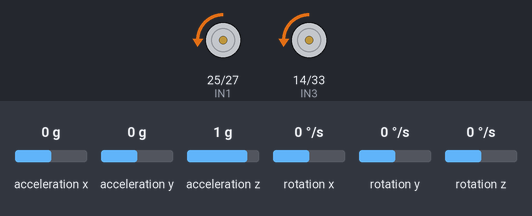
Bench run of a sketch on a simulated ESP32. Shown: motor-driver pin pairs drawn as motors (green arrow = first pin HIGH = forward, orange = second pin HIGH = backward, longer = more drive, scaled by the enable pin). Wiring (inferred from the names in the program): MPU-9250 motion sensor at I2C address 0x68. The inputs (shaded band) are chosen by the test bench; at power-on: acceleration x 0 g, rotation y 0 °/s, acceleration y 0 g, acceleration z 1 g, rotation x 0 °/s, rotation z 0 °/s. What the sketch prints to the serial monitor is not drawn.

Above: at 1.8 s.
1.9 s: acceleration x set to -1.4 g
At 2.09 s:
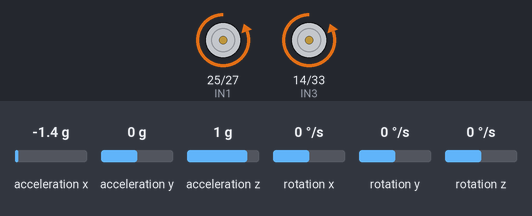
At 2.6 s:
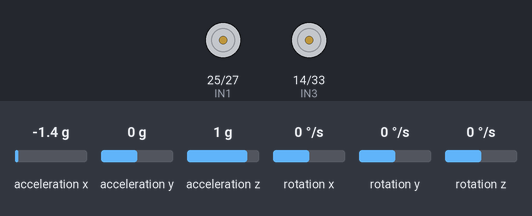
3.6 s: acceleration x set to 0 g
6.6 s: rotation y set to -192 °/s
9.6 s: rotation y set to -100 °/s
12.6 s: acceleration x set to 0.8 g
At 14.0 s:
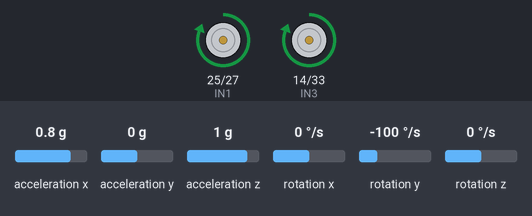
14.3 s: acceleration x set to 1.4 g
At 15.8 s:
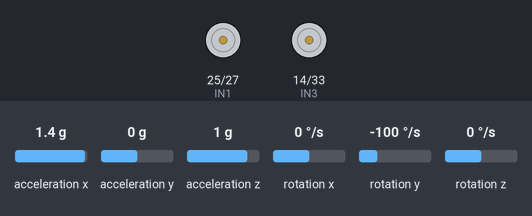
Timing chart, 0 to 16.9 s (numbered marks = the images above; inputs shaded):
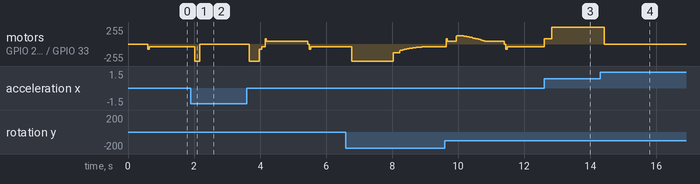

Measured:
- after the input at 1.9 s, motor on GPIO 25 (IN1) / GPIO 27 (IN2), motor on GPIO 14 (IN3) / GPIO 33 (IN4): backward 40/255 → backward 255/255 after 0.12 s, → stopped 0.16 s later
- after the input at 12.6 s, motor on GPIO 25 (IN1) / GPIO 27 (IN2), motor on GPIO 14 (IN3) / GPIO 33 (IN4): backward 40/255 → forward 80/255 at once, → forward 255/255 0.23 s later
- after the input at 14.3 s, motor on GPIO 25 (IN1) / GPIO 27 (IN2), motor on GPIO 14 (IN3) / GPIO 33 (IN4): forward 255/255 → stopped after 0.12 s

The sketch:

PID_test_Kalman.ino
```cpp
#include <Wire.h>
#include <Kalman.h>

// ==========================================
// 1. HARDWARE PINS DEFINIEREN
// ==========================================
// IMU Pins
const int MPU_ADDR = 0x68;
const int SDA_PIN  = 23;
const int SCL_PIN  = 18;

// L298N Pins
const int ENA = 26;
const int IN1 = 25;
const int IN2 = 27;

const int IN3 = 14;
const int IN4 = 33;
const int ENB = 32;

// Motor-Trimm-Faktoren für den perfekten Geradeauslauf
const float TRIM_LEFT  = 1.00f;
const float TRIM_RIGHT = 1.00f;

// ==========================================
// 2. STEUERUNGSPARAMETER & FREQUENZPROFILE
// ==========================================

// --- PROFIL 1: Niedrige Frequenz (Hohes Drehmoment) ---
const int PWM_FREQ       = 255;
const int PWM_RESOLUTION = 8;       // 0-255
const int MIN_START_PWM  = 80;      // minimaler PWM-Wert zum Überwinden der Trägheit / Haftreibung des Getriebes
const int MIN_HOLD_PWM   = 40;
const int MAX_PWM        = 255;

/*
// --- PROFIL 2: Hohe Frequenz (Kein Fiepen, evtl. mehr Start-PWM nötig) ---
const int PWM_FREQ       = 1000;
const int PWM_RESOLUTION = 8;       // 0-255
int MIN_START_PWM        = 100;     // Bei 1000Hz muss der Wert evtl. erhöht werden
const int MIN_HOLD_PWM   = 40;      // Bei 1000Hz muss der Wert evtl. erhöht werden
const int MAX_PWM        = 255;
*/

// ==========================================
// 3. KICKSTART & RICHTUNGSWECHSEL LOGIK
// ==========================================
// ermöglicht es auch geringere PWM-Werte zu verwenden (Haftreibung > Gleitreibung)
const int KICKSTART_CYCLES = 10;    // 10 Zyklen (ca. 20ms bei delay(2))

int kickCounterLeft = 0;
int kickCounterRight = 0;

int lastSignLeft = 0;
int lastSignRight = 0;

// ==========================================
// 4. SCHWERPUNKT-OFFSET & PID-TUNING
// ==========================================
// Der Winkel, bei dem der Roboter mechanisch im Schwerpunkt steht
const float ANGLE_OFFSET = 2.5f;

// Startwerte für das Tuning auf dem Boden (mit delay(2))
float Kp = 10.0;
float Ki = 0.0;
float Kd = 0.0;

float errorSum = 0;
float lastError = 0;

int actualPwmLeft = 0;
int actualPwmRight = 0;

// ==========================================
// VARIABLEN FÜR KALMAN & IMU
// ==========================================
Kalman kalmanPitch;

int16_t accX, accY, accZ;
int16_t gyroX, gyroY, gyroZ;

double kalmanPitchDeg;
double accPitchDeg;
unsigned long lastMicros;

// ==========================================
// MOTOR-FUNKTIONEN MIT RICHTUNGSWECHSEL-KICKSTART
// ==========================================
void setMotor(int ena, int in1, int in2, int command, int &kickCounter, int &lastSign, int &actualPwmStore) {
  command = constrain(command, -255, 255);
  int pwm = abs(command);

  // Aktuelles Vorzeichen bestimmen: +1 (vorwärts), -1 (rückwärts), 0 (stopp)
  int currentSign = (command > 0) ? 1 : ((command < 0) ? -1 : 0);

  // Wenn der Motor laut Regler komplett stehen soll
  if (pwm == 0) {
    digitalWrite(in1, LOW);
    digitalWrite(in2, LOW);
    ledcWrite(ena, 0);
    kickCounter = 0;
    lastSign = 0;
    actualPwmStore = 0;
    return;
  }

  // --- KICKSTART BEI VORZEICHENWECHSEL / RICHTUNGSWECHSEL ---
  // Wenn sich das Vorzeichen zur vorherigen Schleife geändert hat (und wir nicht aus dem Stopp kamen)
  if (currentSign != lastSign && lastSign != 0) {
    kickCounter = 0; // Erzwinge einen brandneuen Kickstart in die entgegengesetzte Richtung!
  }
  lastSign = currentSign; // Vorzeichen für den nächsten Durchlauf merken
  // -----------------------------------------------------------

  // Deine Kickstart-Regelung
  if (pwm < MIN_START_PWM) {
    if (kickCounter < KICKSTART_CYCLES) {
      // Stufe 1: Der Kickstart-Tritt (80 PWM)
      pwm = MIN_START_PWM;
      kickCounter++;
    } else {
      // Stufe 2: Kickstart vorbei! Aber wir halten den Motor bei mindestens 40 PWM auf Zug
      if (pwm < MIN_HOLD_PWM) {
        pwm = MIN_HOLD_PWM;
      }
    }
  } else {
    // Stufe 3: Der PID-Wert ist ohnehin größer als 80. Normalfahrt
    kickCounter = 0;
  }

  pwm = constrain(pwm, 0, MAX_PWM);

  actualPwmStore = pwm;

  // Drehrichtung an die Hardware-Pins ausgeben
  if (command > 0) {
    digitalWrite(in1, HIGH);
    digitalWrite(in2, LOW);
  } else if (command < 0) {
    digitalWrite(in1, LOW);
    digitalWrite(in2, HIGH);
  }

  ledcWrite(ena, pwm);
}

void setMotors(int command) {
  int commandLeft  = (int)(command * TRIM_LEFT);
  int commandRight = (int)(command * TRIM_RIGHT);

  // Beide Motoren separat mit ihren eigenen Zählern und Vorzeichen-Speichern füttern
  setMotor(ENA, IN1, IN2, commandLeft, kickCounterLeft, lastSignLeft, actualPwmLeft);
  setMotor(ENB, IN3, IN4, commandRight, kickCounterRight, lastSignRight, actualPwmRight);
}

void stopMotors() {
  setMotors(0);
}


// ==========================================
// HILFSFUNKTION: IMU DATA READ
// ==========================================
void readMPUData() {
  Wire.beginTransmission(MPU_ADDR);
  Wire.write(0x3B);
  Wire.endTransmission(false);
  Wire.requestFrom(MPU_ADDR, 14, true);

  accX  = Wire.read() << 8 | Wire.read();
  accY  = Wire.read() << 8 | Wire.read();
  accZ  = Wire.read() << 8 | Wire.read();
  Wire.read() << 8 | Wire.read(); // Temp überspringen
  gyroX = Wire.read() << 8 | Wire.read();
  gyroY = Wire.read() << 8 | Wire.read();
  gyroZ = Wire.read() << 8 | Wire.read();
}

// ==========================================
// SETUP
// ==========================================
void setup() {
  Serial.begin(115200);
  delay(500);

  Wire.begin(SDA_PIN, SCL_PIN);

  // MPU6500 aufwecken
  Wire.beginTransmission(MPU_ADDR);
  Wire.write(0x6B);
  Wire.write(0);
  Wire.endTransmission(true);
  delay(50);

  // Gyroskop-Messbereich auf +-250 Grad/Sekunde setzen
  Wire.beginTransmission(MPU_ADDR);
  Wire.write(0x1B);
  Wire.write(0x00);
  Wire.endTransmission(true);
  delay(50);

  // Motor-Pins deklarieren
  pinMode(IN1, OUTPUT); pinMode(IN2, OUTPUT);
  pinMode(IN3, OUTPUT); pinMode(IN4, OUTPUT);

  // PWM starten
  ledcAttach(ENA, PWM_FREQ, PWM_RESOLUTION);
  ledcAttach(ENB, PWM_FREQ, PWM_RESOLUTION);

  // Startwinkel für Kalman initialisieren (mit deiner Achsengeometrie)
  readMPUData();
  accPitchDeg = (atan2(accX, accZ) * RAD_TO_DEG);
  kalmanPitch.setAngle(accPitchDeg);

  stopMotors();
  lastMicros = micros();
}

// ==========================================
// MAIN LOOP
// ==========================================
void loop() {
  // Zeitdifferenz (dt) berechnen
  unsigned long now = micros();
  double dt = (double)(now - lastMicros) / 1000000.0;
  lastMicros = now;

  // IMU-Daten auslesen
  readMPUData();

  // 1. Echten Pitch-Winkel berechnen (Deine Geometrie-Formel)
  accPitchDeg = (atan2(accX, accZ) * RAD_TO_DEG);

  // 2. Gyro-Drehgeschwindigkeit für Pitch (Y-Achse)
  double gyroRatePitch = (double)gyroY / 131.0;

  // 3. Kalman-Filter berechnen & mechanischen Schwerpunkt abziehen
  kalmanPitchDeg = kalmanPitch.getAngle(accPitchDeg, gyroRatePitch, dt) - ANGLE_OFFSET;

  // HIER GEÄNDERT: Variable vorab deklarieren, damit sie in der ganzen loop() bekannt ist!
  float pidOutput = 0.0;

  // 4. NOT-AUS: Wenn der Roboter flach liegt (> 45 Grad), Motoren komplett aus!
  if (abs(kalmanPitchDeg) > 45.0) {
    stopMotors();
    errorSum = 0; // Integralspeicher leeren
    pidOutput = 0; // Im Not-Aus ist der PWM-Wert logischerweise 0
  }
  else {
    // 5. DER PID-ALGORITHMUS
    float error = kalmanPitchDeg - 0.0; // Soll-Winkel (0.0) minus Ist-Winkel

    // P-Anteil
    float P = Kp * error;

    // I-Anteil
    errorSum += error * dt;
    float I = Ki * errorSum;

    // D-Anteil
    float D = Kd * ((error - lastError) / dt);
    lastError = error;

    // Gesamtes Steuersignal berechnen
    pidOutput = P + I + D;

    // 6. Motoren ansteuern
    setMotors((int)pidOutput);
  }

  // 7. Datenausgabe für den Seriellen Plotter (alle 10ms)
  static unsigned long lastPrint = 0;
  if (millis() - lastPrint >= 10) {
    lastPrint = millis();

    // Ausgabe des aktuellen Winkels
    Serial.print("Winkel_Ist:");
    Serial.print(kalmanPitchDeg);
    Serial.print(",");

    // Jetzt klappt es: Ausgabe des aktuellen PWM-Werts
    Serial.print("PWM_Wert:");
    Serial.println(abs((int)pidOutput));

    // Der echte, an die Motoren ausgegebene PWM-Mittelwert
    int realPwmAverage = (actualPwmLeft + actualPwmRight) / 2;
    Serial.print("PWM_Echt:");
    Serial.println(realPwmAverage);
  }

  delay(2); // Deine schnelle 2ms Loop!
}
```
